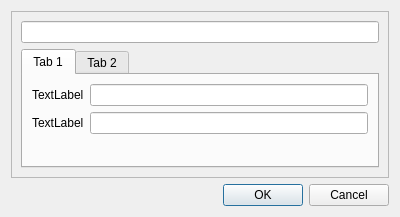
<?xml version="1.0" encoding="UTF-8"?>
<ui version="4.0">
 <class>MyDialog</class>
 <widget class="QDialog" name="MyDialog">
  <property name="geometry">
   <rect>
    <x>0</x>
    <y>0</y>
    <width>400</width>
    <height>217</height>
   </rect>
  </property>
  <property name="windowTitle">
   <string>Dialog</string>
  </property>
  <layout class="QVBoxLayout" name="verticalLayout">
   <item>
    <widget class="QFrame" name="frame">
     <property name="frameShape">
      <enum>QFrame::StyledPanel</enum>
     </property>
     <property name="frameShadow">
      <enum>QFrame::Raised</enum>
     </property>
     <layout class="QVBoxLayout" name="verticalLayout_2">
      <item>
       <widget class="QLineEdit" name="lineEdit"/>
      </item>
      <item>
       <widget class="QTabWidget" name="tabWidget">
        <property name="currentIndex">
         <number>0</number>
        </property>
        <widget class="QWidget" name="tab">
         <attribute name="title">
          <string>Tab 1</string>
         </attribute>
         <layout class="QFormLayout" name="formLayout_2">
          <item row="0" column="0">
           <widget class="QLabel" name="label">
            <property name="text">
             <string>TextLabel</string>
            </property>
           </widget>
          </item>
          <item row="0" column="1">
           <widget class="QLineEdit" name="lineEdit_2"/>
          </item>
          <item row="1" column="0">
           <widget class="QLabel" name="label_2">
            <property name="text">
             <string>TextLabel</string>
            </property>
           </widget>
          </item>
          <item row="1" column="1">
           <widget class="QLineEdit" name="lineEdit_3"/>
          </item>
         </layout>
        </widget>
        <widget class="QWidget" name="tab_2">
         <attribute name="title">
          <string>Tab 2</string>
         </attribute>
         <layout class="QFormLayout" name="formLayout_3">
          <item row="0" column="0">
           <widget class="QLabel" name="label_3">
            <property name="text">
             <string>TextLabel</string>
            </property>
           </widget>
          </item>
          <item row="0" column="1">
           <widget class="QLineEdit" name="lineEdit_4">
            <property name="minimumSize">
             <size>
              <width>200</width>
              <height>0</height>
             </size>
            </property>
           </widget>
          </item>
         </layout>
        </widget>
       </widget>
      </item>
     </layout>
    </widget>
   </item>
   <item>
    <widget class="QDialogButtonBox" name="buttonBox">
     <property name="orientation">
      <enum>Qt::Horizontal</enum>
     </property>
     <property name="standardButtons">
      <set>QDialogButtonBox::Cancel|QDialogButtonBox::Ok</set>
     </property>
    </widget>
   </item>
  </layout>
 </widget>
 <tabstops>
  <tabstop>lineEdit</tabstop>
  <tabstop>lineEdit_2</tabstop>
  <tabstop>lineEdit_3</tabstop>
  <tabstop>tabWidget</tabstop>
  <tabstop>lineEdit_4</tabstop>
 </tabstops>
 <resources/>
 <connections>
  <connection>
   <sender>buttonBox</sender>
   <signal>accepted()</signal>
   <receiver>MyDialog</receiver>
   <slot>accept()</slot>
   <hints>
    <hint type="sourcelabel">
     <x>248</x>
     <y>254</y>
    </hint>
    <hint type="destinationlabel">
     <x>157</x>
     <y>274</y>
    </hint>
   </hints>
  </connection>
  <connection>
   <sender>buttonBox</sender>
   <signal>rejected()</signal>
   <receiver>MyDialog</receiver>
   <slot>reject()</slot>
   <hints>
    <hint type="sourcelabel">
     <x>316</x>
     <y>260</y>
    </hint>
    <hint type="destinationlabel">
     <x>286</x>
     <y>274</y>
    </hint>
   </hints>
  </connection>
 </connections>
</ui>
